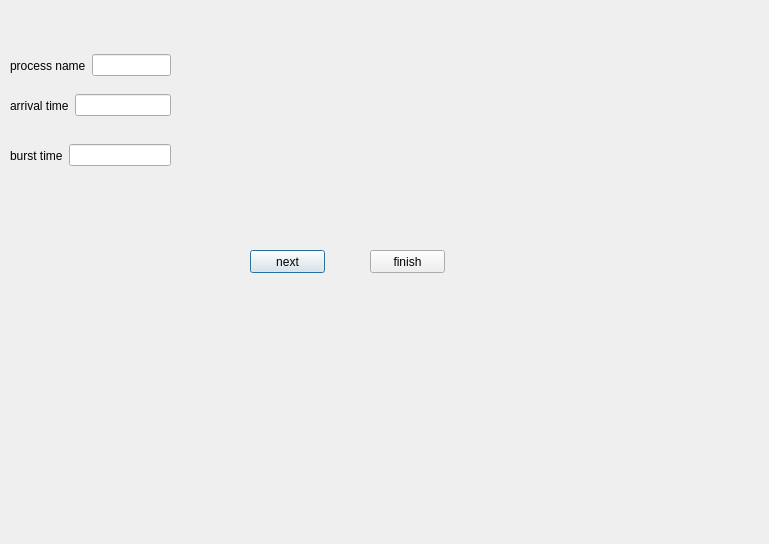
<?xml version="1.0" encoding="UTF-8"?>
<ui version="4.0">
 <class>input_fcfs</class>
 <widget class="QDialog" name="input_fcfs">
  <property name="geometry">
   <rect>
    <x>0</x>
    <y>0</y>
    <width>769</width>
    <height>544</height>
   </rect>
  </property>
  <property name="maximumSize">
   <size>
    <width>769</width>
    <height>544</height>
   </size>
  </property>
  <property name="windowTitle">
   <string>Dialog</string>
  </property>
  <widget class="QPushButton" name="PB_next">
   <property name="geometry">
    <rect>
     <x>250</x>
     <y>250</y>
     <width>75</width>
     <height>23</height>
    </rect>
   </property>
   <property name="text">
    <string>next</string>
   </property>
  </widget>
  <widget class="QPushButton" name="PB_finish">
   <property name="geometry">
    <rect>
     <x>370</x>
     <y>250</y>
     <width>75</width>
     <height>23</height>
    </rect>
   </property>
   <property name="text">
    <string>finish</string>
   </property>
  </widget>
  <widget class="QWidget" name="layoutWidget">
   <property name="geometry">
    <rect>
     <x>10</x>
     <y>50</y>
     <width>161</width>
     <height>31</height>
    </rect>
   </property>
   <layout class="QHBoxLayout" name="horizontalLayout">
    <item>
     <widget class="QLabel" name="label">
      <property name="text">
       <string>process name</string>
      </property>
     </widget>
    </item>
    <item>
     <widget class="QLineEdit" name="lineEdit_name"/>
    </item>
   </layout>
  </widget>
  <widget class="QWidget" name="layoutWidget">
   <property name="geometry">
    <rect>
     <x>10</x>
     <y>90</y>
     <width>161</width>
     <height>31</height>
    </rect>
   </property>
   <layout class="QHBoxLayout" name="horizontalLayout_2">
    <item>
     <widget class="QLabel" name="label_2">
      <property name="text">
       <string>arrival time</string>
      </property>
     </widget>
    </item>
    <item>
     <widget class="QLineEdit" name="lineEdit_arrival"/>
    </item>
   </layout>
  </widget>
  <widget class="QWidget" name="layoutWidget">
   <property name="geometry">
    <rect>
     <x>10</x>
     <y>130</y>
     <width>161</width>
     <height>51</height>
    </rect>
   </property>
   <layout class="QHBoxLayout" name="horizontalLayout_3">
    <item>
     <widget class="QLabel" name="label_3">
      <property name="text">
       <string>burst time</string>
      </property>
     </widget>
    </item>
    <item>
     <widget class="QLineEdit" name="lineEdit_burst"/>
    </item>
   </layout>
  </widget>
 </widget>
 <resources/>
 <connections/>
</ui>
